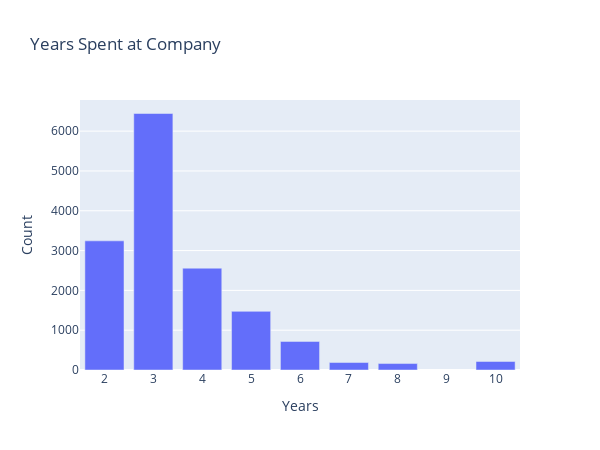

Notebook code cell kept with this figure:
### Code cell
time_spent = satisfaction_data['time_spend_company'].value_counts()
figure = go.Figure(go.Bar(x = time_spent.index, y = time_spent.values))
figure.update_layout(width = 600, height = 450,
    title="Years Spent at Company",
    xaxis_title="Years",
    yaxis_title="Count", 
    xaxis = dict(tickmode = 'array',
                 tickvals = [2, 3, 4, 5, 6, 7, 8, 9, 10], 
                 ))

### Figure 1 — Plotly figure (JSON) as saved in the notebook; plotly's stock layout.template omitted (floating-point values rounded to 4 significant figures)
{"data": [{"type": "bar", "x": [3, 2, 4, 5, 6, 10, 7, 8], "y": [6443, 3244, 2557, 1473, 718, 214, 188, 162]}], "layout": {"height": 450, "title": {"text": "Years Spent at Company"}, "width": 600, "xaxis": {"tickmode": "array", "tickvals": [2, 3, 4, 5, 6, 7, 8, 9, 10], "title": {"text": "Years"}}, "yaxis": {"title": {"text": "Count"}}}}
